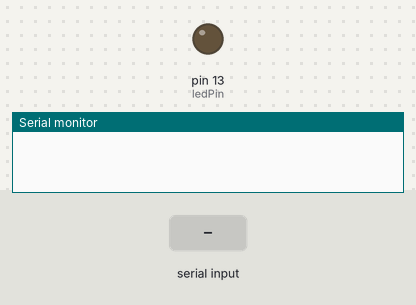
Recording of a sketch running on a simulated Arduino Uno, built with avr-gcc and run on an emulated ATmega328P. Parts: output pins drawn as LEDs (lit = HIGH), the last lines printed to the serial monitor. Inputs (shaded band) come from the test bench.

Above: at 1.2 s.
1.3 s: "ON" received over Serial
At 2.9 s:
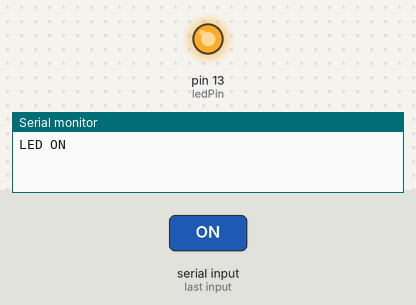
3.8 s: "OFF" received over Serial
At 6.0 s:
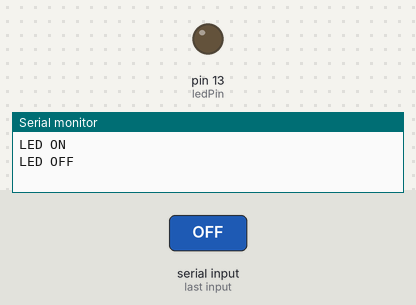
6.4 s: "on" received over Serial
At 8.0 s:
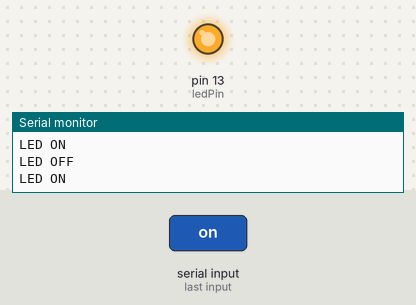
9.0 s: "off" received over Serial
At 11.1 s:
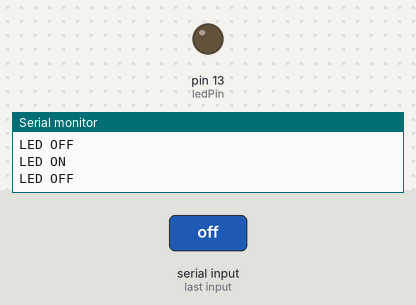
Timing chart, 0 to 12.5 s (numbered marks = the images above; inputs shaded):
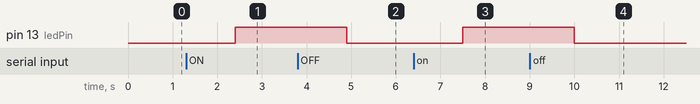

The sketch:

serialLED.ino
```cpp
/*
  serialLED
  Toggle a built-in LED by serial port with commands ON, OFF.
*/

//Constants
const int ledPin =  LED_BUILTIN;

String command = "";

// the setup function runs once when you press reset or power the board
void setup() {
  pinMode(ledPin, OUTPUT);
  Serial.begin(9600);

}

// the loop function runs over and over again forever
void loop() {
    while (Serial.available()) {
        command = Serial.readString();
    }

    if(command != ""){
        if(command == "ON"||command == "on"){
            digitalWrite(ledPin, HIGH);
            Serial.println("LED ON");
        } else {
            if(command == "OFF"||command == "off"){
                digitalWrite(ledPin, LOW);
                Serial.println("LED OFF");
            }else
            {
                Serial.println("UNKNOWN COMMAND");
            }
        }
        command = "";
    }
    delay(100);
}
```

Measured:
- after the input at 1.3 s, pin 13 (ledPin): LOW → HIGH after 1.1 s
- after the input at 3.8 s, pin 13 (ledPin): HIGH → LOW after 1.1 s
- after the input at 6.4 s, pin 13 (ledPin): LOW → HIGH after 1.1 s
- after the input at 9.0 s, pin 13 (ledPin): HIGH → LOW after 1.0 s
